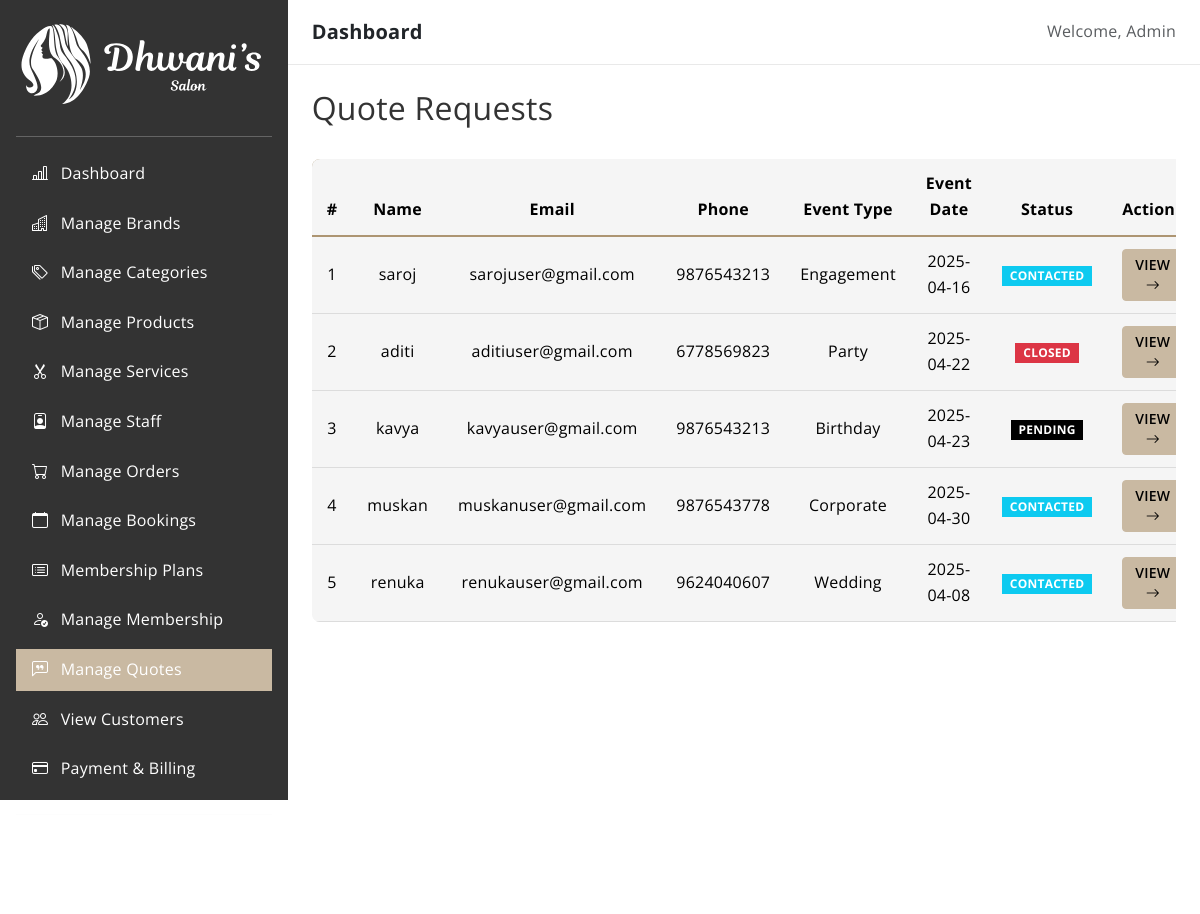
The page /admin/quotes/index.php (signed in) on the database its author committed.
### tables this page shows
CREATE TABLE `quote_requests` (
  `id` int(11) NOT NULL,
  `name` varchar(255) NOT NULL,
  `email` varchar(255) NOT NULL,
  `phone` varchar(20) NOT NULL,
  `event_type` enum('Wedding','Engagement','Birthday','Party','Corporate','Other') NOT NULL,
  `event_date` date NOT NULL,
  `message` text NOT NULL,
  `status` enum('pending','contacted','closed') DEFAULT 'pending',
  `created_at` timestamp NOT NULL DEFAULT current_timestamp()
);

### database/database.php (called while the page is built)
<?php
require(__DIR__ . '/Connection.php');
$servername = 'localhost';
$port = 3306;
$db_name = 'salon';
$username = 'root';
$password = '';
$connection = new Connection($servername, $port, $db_name, $username, $password);

### database/Connection.php (called while the page is built, shortened)
<?php
class Connection
{
    private $pdo;
    public function __construct($server_name, $port, $db_name, $username, $password)
    {
        try {
            $this->pdo = new PDO("mysql:host={$server_name};port={$port};dbname={$db_name}", $username, $password);
            $this->pdo->setAttribute(PDO::ATTR_ERRMODE, PDO::ERRMODE_EXCEPTION);
            $this->pdo->setAttribute(PDO::ATTR_DEFAULT_FETCH_MODE, PDO::FETCH_ASSOC);
        } catch (PDOException $e) {
            echo $e->getMessage();
            die();
        }
    }
    public function findAll($table_name)
    {
        $sql = "SELECT * FROM {$table_name}";
        $statement = $this->pdo->prepare($sql);
        $statement->execute();
        $result = $statement->fetchAll();
        return $result;
    }
}

### public/admin/quotes/index.php (the view, shortened to what this page needs)
<?php
include DB_ROOT . 'database.php';
$quote_requests = $connection->findAll("quote_requests");
?>
<?php include_once '../../../includes/header.php'; ?>
<div class="d-flex">
    <?php
    include_once '../../../includes/admin-sidebar.php';
    ?>
    <div class="container-fluid px-4 py-4">
        <div class="row mb-4">
            <div class="col-12 d-flex justify-content-between align-items-center">
                <h2 class="section-title">Quote Requests</h2>
            </div>
        </div>
        <div class="table-responsive">
            <table class="table table-hover align-middle">
                <thead class="text-center">
                    <tr>
                        <th>#</th>
                        <th>Name</th>
                        <th>Email</th>
                        <th>Phone</th>
                        <th>Event Type</th>
                        <th>Event Date</th>
                        <th>Status</th>
                        <th>Actions</th>
                    </tr>
                </thead>
                <tbody>
                    <?php if (count($quote_requests) > 0): ?>
                        <?php foreach ($quote_requests as $quote): ?>
                            <tr class="text-center">
                                <td><?= $quote['id']; ?></td>
                                <td><?= htmlspecialchars($quote['name']); ?></td>
                                <td><?= htmlspecialchars($quote['email']); ?></td>
                                <td><?= htmlspecialchars($quote['phone']); ?></td>
                                <td><?= htmlspecialchars($quote['event_type']); ?></td>
                                <td><?= htmlspecialchars($quote['event_date']); ?></td>
                                <td>
                                    <span class="text-uppercase badge <?= $quote['status'] === 'pending' ? 'bg-dark' : ($quote['status'] === 'contacted' ? 'bg-info' : 'bg-danger'); ?>">
                                        <?= $quote['status']; ?>
                                    </span>
                                </td>
                                <td>
                                    <a href="view?id=<?= $quote['id']; ?>" class="btn btn-sm btn-primary fw-semibold text-uppercase">
                                        View <i class="bi bi-arrow-right"></i>
                                    </a>
                                </td>
                            </tr>
                        <?php endforeach; ?>
                    <?php else: ?>
                        <tr>
                            <td colspan="8" class="text-center text-muted">No quote requests found</td>
                        </tr>
                    <?php endif; ?>
                </tbody>
            </table>
        </div>
    </div>
</div>
<?php include_once '../../../includes/admin_footer.php'; ?>

### public/assets/css/style.css (style rules this page uses)
body { display: flex; flex-direction: column; min-height: 100vh; }

### includes/admin-sidebar.php (style rules this page uses)
body { height: 100vh; overflow: hidden; }

### rows shown on the page
quote_requests: id "1", name "saroj", email "sarojuser@gmail.com", phone "9876543213", event_type "Engagement", event_date "2025-04-16", status "CONTACTED"
quote_requests: id "2", name "aditi", email "aditiuser@gmail.com", phone "6778569823", event_type "Party", event_date "2025-04-22", status "CLOSED"
quote_requests: id "3", name "kavya", email "kavyauser@gmail.com", phone "9876543213", event_type "Birthday", event_date "2025-04-23", status "PENDING"
quote_requests: id "4", name "muskan", email "muskanuser@gmail.com", phone "9876543778", event_type "Corporate", event_date "2025-04-30", status "CONTACTED"
quote_requests: id "5", name "renuka", email "renukauser@gmail.com", phone "9624040607", event_type "Wedding", event_date "2025-04-08", status "CONTACTED"
